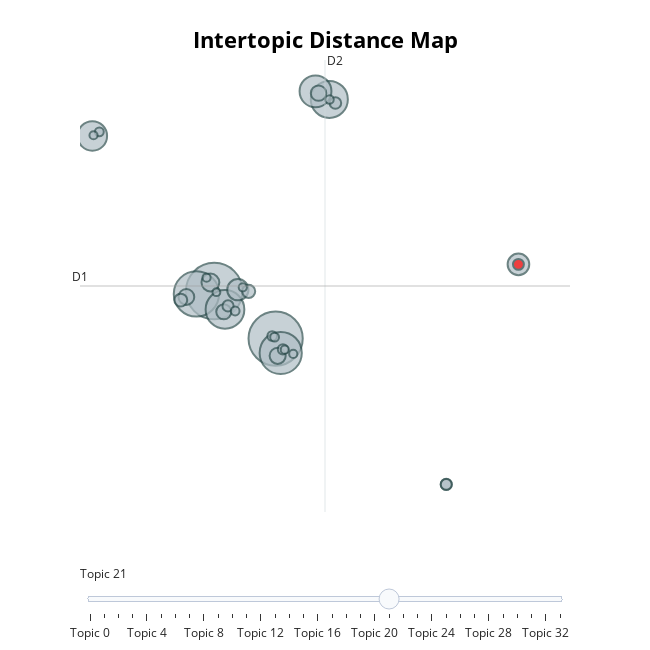

Here is the notebook cell this chart was saved with:
### Code cell
topic_model.visualize_topics()

### Figure 1 — Plotly figure (JSON) as saved in the notebook; plotly's stock layout.template omitted (floating-point values rounded to 4 significant figures)
{"data": [{"customdata": [[0, "klimaschutz | dazu | uns | sagen | müssen", 615], [1, "klimaschutz | deutschland | uns | bundesregierung | emissionshandel", 565], [2, "haushalt | jetzt | milliarden | uns | geld", 394], [3, "europäische | europäischen | deutschland | europa | euro", 342], [4, "energiepolitik | kernenergie | atomenergie | erneuerbaren | energien", 288], [5, "gesagt | doch | sagen | weil | sondern", 264], [6, "petitionsausschusses | ausschusses | ausschuss | gegenstimmen | gesetzentwurf", 195], [7, "verkehrspolitik | mobilität | verkehr | uns | bundesregierung", 167], [8, "wohnraum | wohnungen | wohngeld | uns | deutschland", 90], [9, "konferenz | klimaschutz | kioto | bundesregierung | internationalen", 87], [10, "forstwirtschaft | wäldern | wälder | urwälder | wald", 61], [11, "ukraine | russland | europa | krieg | deutschland", 50], [12, "krise | bundesregierung | milliarden | uns | jetzt", 48], [13, "entwicklungspolitik | weil | uns | aber | sondern", 46], [14, "innovationen | technologien | bundesregierung | hightech | industrie", 44], [15, "konferenz | ländern | afrika | entwicklungsländern | entwicklungsländer", 33], [16, "pandemie | coronapandemie | krise | klimaschutz | uns", 32], [17, "senioren | abgeordneten | abgeordnete | abgeordneter | geburtstag", 26], [18, "fukushima | katastrophe | tschernobyl | atomausstieg | kernkraftwerke", 24], [19, "energieversorgung | energiewende | energien | können | erneuerbaren", 24], [20, "weil | uns | haben | länder | heute", 23], [21, "stadtentwicklungspolitik | städtebauförderung | stadtentwicklung | stadtsanierung | städten", 23], [22, "maritime | maritimen | meerespolitik | schiffbau | ozeane", 20], [23, "biokraftstoffstrategie | biokraftstoff | biokraftstoffe | biokraftstoffen | biodiesel", 18], [24, "energiegewinnung | energieeffizienz | energiewende | energien | energie", 15], [25, "luftverkehrswirtschaft | luftverkehr | luftverkehrsstandort | flugverkehrs | flughafen", 15], [26, "klimafinanzierung | klimaschutzinitiative | klimaschutzmaßnahmen | klimaschutz | milliarden", 15], [27, "gesagt | minister | sagen | diesem | einem", 14], [28, "biodiversität | naturschutz | natur | biologischen | biologische", 13], [29, "bali | konferenz | entwicklungsländer | klimaschutz | bundesregierung", 13], [30, "tourismuspolitik | tourismuswirtschaft | tourismusbranche | tourismusstrategie | tourismus", 13], [31, "flüchtlinge | europäische | europäischen | europa | migration", 13], [32, "großbritannien | briten | brexit | europäische | europäischen", 13], [33, "demokratie | wahlrecht | bundesregierung | wir | uns", 12]], "hovertemplate": "<b>Topic %{customdata[0]}</b><br>%{customdata[1]}<br>Size: %{customdata[2]}", "legendgroup": "", "marker": {"color": ["#B0BEC5", "#B0BEC5", "#B0BEC5", "#B0BEC5", "#B0BEC5", "#B0BEC5", "#B0BEC5", "#B0BEC5", "#B0BEC5", "#B0BEC5", "#B0BEC5", "#B0BEC5", "#B0BEC5", "#B0BEC5", "#B0BEC5", "#B0BEC5", "#B0BEC5", "#B0BEC5", "#B0BEC5", "#B0BEC5", "#B0BEC5", "red", "#B0BEC5", "#B0BEC5", "#B0BEC5", "#B0BEC5", "#B0BEC5", "#B0BEC5", "#B0BEC5", "#B0BEC5", "#B0BEC5", "#B0BEC5", "#B0BEC5", "#B0BEC5"], "line": {"color": "DarkSlateGrey", "width": 2}, "size": [615, 565, 394, 342, 288, 264, 195, 167, 90, 87, 61, 50, 48, 46, 44, 33, 32, 26, 24, 24, 23, 23, 20, 18, 15, 15, 15, 14, 13, 13, 13, 13, 13, 12], "sizemode": "area", "sizeref": 0.3844, "symbol": "circle"}, "mode": "markers", "name": "", "orientation": "v", "showlegend": false, "type": "scatter", "x": [1.542, 3.939, 0.8465, 4.138, 1.962, 6.035, 5.496, -3.215, 13.42, 2.464, 1.393, 4.018, 0.455, 5.615, 1.917, 2.886, 0.2365, 6.272, 10.6, 2.082, 10.6, 13.42, 4.222, 3.804, 2.359, -2.942, 3.899, 6.042, 1.242, 2.656, -3.168, 4.298, 4.627, 1.627], "xaxis": "x", "y": [0.6074, -2.53, 0.4205, -3.479, -0.6007, 13.26, 13.79, 10.85, 2.371, 0.6986, 1.173, -3.667, 0.2184, 13.67, -0.759, 0.5894, 0.01284, 13.02, -12.15, -0.3697, -12.15, 2.371, -3.24, -2.357, -0.7073, 11.12, -2.432, 13.25, 1.491, 0.8548, 10.89, -3.261, -3.542, 0.5371], "yaxis": "y"}], "layout": {"annotations": [{"showarrow": false, "text": "D1", "x": -3.697, "y": 0.9432, "yshift": 10}, {"showarrow": false, "text": "D2", "x": 5.866, "xshift": 10, "y": 15.86}], "height": 650, "hoverlabel": {"bgcolor": "white", "font": {"family": "Rockwell", "size": 16}}, "legend": {"itemsizing": "constant", "tracegroupgap": 0}, "margin": {"t": 60}, "shapes": [{"line": {"color": "#CFD8DC", "width": 2}, "type": "line", "x0": 5.866, "x1": 5.866, "y0": -13.98, "y1": 15.86}, {"line": {"color": "#9E9E9E", "width": 2}, "type": "line", "x0": -3.697, "x1": 15.43, "y0": 0.9432, "y1": 0.9432}], "sliders": [{"active": 21, "pad": {"t": 50}, "steps": [{"args": [{"marker.color": [["red", "#B0BEC5", "#B0BEC5", "#B0BEC5", "#B0BEC5", "#B0BEC5", "#B0BEC5", "#B0BEC5", "#B0BEC5", "#B0BEC5", "#B0BEC5", "#B0BEC5", "#B0BEC5", "#B0BEC5", "#B0BEC5", "#B0BEC5", "#B0BEC5", "#B0BEC5", "#B0BEC5", "#B0BEC5", "#B0BEC5", "#B0BEC5", "#B0BEC5", "#B0BEC5", "#B0BEC5", "#B0BEC5", "#B0BEC5", "#B0BEC5", "#B0BEC5", "#B0BEC5", "#B0BEC5", "#B0BEC5", "#B0BEC5", "#B0BEC5"]]}], "label": "Topic 0", "method": "update"}, {"args": [{"marker.color": [["#B0BEC5", "red", "#B0BEC5", "#B0BEC5", "#B0BEC5", "#B0BEC5", "#B0BEC5", "#B0BEC5", "#B0BEC5", "#B0BEC5", "#B0BEC5", "#B0BEC5", "#B0BEC5", "#B0BEC5", "#B0BEC5", "#B0BEC5", "#B0BEC5", "#B0BEC5", "#B0BEC5", "#B0BEC5", "#B0BEC5", "#B0BEC5", "#B0BEC5", "#B0BEC5", "#B0BEC5", "#B0BEC5", "#B0BEC5", "#B0BEC5", "#B0BEC5", "#B0BEC5", "#B0BEC5", "#B0BEC5", "#B0BEC5", "#B0BEC5"]]}], "label": "Topic 1", "method": "update"}, {"args": [{"marker.color": [["#B0BEC5", "#B0BEC5", "red", "#B0BEC5", "#B0BEC5", "#B0BEC5", "#B0BEC5", "#B0BEC5", "#B0BEC5", "#B0BEC5", "#B0BEC5", "#B0BEC5", "#B0BEC5", "#B0BEC5", "#B0BEC5", "#B0BEC5", "#B0BEC5", "#B0BEC5", "#B0BEC5", "#B0BEC5", "#B0BEC5", "#B0BEC5", "#B0BEC5", "#B0BEC5", "#B0BEC5", "#B0BEC5", "#B0BEC5", "#B0BEC5", "#B0BEC5", "#B0BEC5", "#B0BEC5", "#B0BEC5", "#B0BEC5", "#B0BEC5"]]}], "label": "Topic 2", "method": "update"}, {"args": [{"marker.color": [["#B0BEC5", "#B0BEC5", "#B0BEC5", "red", "#B0BEC5", "#B0BEC5", "#B0BEC5", "#B0BEC5", "#B0BEC5", "#B0BEC5", "#B0BEC5", "#B0BEC5", "#B0BEC5", "#B0BEC5", "#B0BEC5", "#B0BEC5", "#B0BEC5", "#B0BEC5", "#B0BEC5", "#B0BEC5", "#B0BEC5", "#B0BEC5", "#B0BEC5", "#B0BEC5", "#B0BEC5", "#B0BEC5", "#B0BEC5", "#B0BEC5", "#B0BEC5", "#B0BEC5", "#B0BEC5", "#B0BEC5", "#B0BEC5", "#B0BEC5"]]}], "label": "Topic 3", "method": "update"}, {"args": [{"marker.color": [["#B0BEC5", "#B0BEC5", "#B0BEC5", "#B0BEC5", "red", "#B0BEC5", "#B0BEC5", "#B0BEC5", "#B0BEC5", "#B0BEC5", "#B0BEC5", "#B0BEC5", "#B0BEC5", "#B0BEC5", "#B0BEC5", "#B0BEC5", "#B0BEC5", "#B0BEC5", "#B0BEC5", "#B0BEC5", "#B0BEC5", "#B0BEC5", "#B0BEC5", "#B0BEC5", "#B0BEC5", "#B0BEC5", "#B0BEC5", "#B0BEC5", "#B0BEC5", "#B0BEC5", "#B0BEC5", "#B0BEC5", "#B0BEC5", "#B0BEC5"]]}], "label": "Topic 4", "method": "update"}, {"args": [{"marker.color": [["#B0BEC5", "#B0BEC5", "#B0BEC5", "#B0BEC5", "#B0BEC5", "red", "#B0BEC5", "#B0BEC5", "#B0BEC5", "#B0BEC5", "#B0BEC5", "#B0BEC5", "#B0BEC5", "#B0BEC5", "#B0BEC5", "#B0BEC5", "#B0BEC5", "#B0BEC5", "#B0BEC5", "#B0BEC5", "#B0BEC5", "#B0BEC5", "#B0BEC5", "#B0BEC5", "#B0BEC5", "#B0BEC5", "#B0BEC5", "#B0BEC5", "#B0BEC5", "#B0BEC5", "#B0BEC5", "#B0BEC5", "#B0BEC5", "#B0BEC5"]]}], "label": "Topic 5", "method": "update"}, {"args": [{"marker.color": [["#B0BEC5", "#B0BEC5", "#B0BEC5", "#B0BEC5", "#B0BEC5", "#B0BEC5", "red", "#B0BEC5", "#B0BEC5", "#B0BEC5", "#B0BEC5", "#B0BEC5", "#B0BEC5", "#B0BEC5", "#B0BEC5", "#B0BEC5", "#B0BEC5", "#B0BEC5", "#B0BEC5", "#B0BEC5", "#B0BEC5", "#B0BEC5", "#B0BEC5", "#B0BEC5", "#B0BEC5", "#B0BEC5", "#B0BEC5", "#B0BEC5", "#B0BEC5", "#B0BEC5", "#B0BEC5", "#B0BEC5", "#B0BEC5", "#B0BEC5"]]}], "label": "Topic 6", "method": "update"}, {"args": [{"marker.color": [["#B0BEC5", "#B0BEC5", "#B0BEC5", "#B0BEC5", "#B0BEC5", "#B0BEC5", "#B0BEC5", "red", "#B0BEC5", "#B0BEC5", "#B0BEC5", "#B0BEC5", "#B0BEC5", "#B0BEC5", "#B0BEC5", "#B0BEC5", "#B0BEC5", "#B0BEC5", "#B0BEC5", "#B0BEC5", "#B0BEC5", "#B0BEC5", "#B0BEC5", "#B0BEC5", "#B0BEC5", "#B0BEC5", "#B0BEC5", "#B0BEC5", "#B0BEC5", "#B0BEC5", "#B0BEC5", "#B0BEC5", "#B0BEC5", "#B0BEC5"]]}], "label": "Topic 7", "method": "update"}, {"args": [{"marker.color": [["#B0BEC5", "#B0BEC5", "#B0BEC5", "#B0BEC5", "#B0BEC5", "#B0BEC5", "#B0BEC5", "#B0BEC5", "red", "#B0BEC5", "#B0BEC5", "#B0BEC5", "#B0BEC5", "#B0BEC5", "#B0BEC5", "#B0BEC5", "#B0BEC5", "#B0BEC5", "#B0BEC5", "#B0BEC5", "#B0BEC5", "#B0BEC5", "#B0BEC5", "#B0BEC5", "#B0BEC5", "#B0BEC5", "#B0BEC5", "#B0BEC5", "#B0BEC5", "#B0BEC5", "#B0BEC5", "#B0BEC5", "#B0BEC5", "#B0BEC5"]]}], "label": "Topic 8", "method": "update"}, {"args": [{"marker.color": [["#B0BEC5", "#B0BEC5", "#B0BEC5", "#B0BEC5", "#B0BEC5", "#B0BEC5", "#B0BEC5", "#B0BEC5", "#B0BEC5", "red", "#B0BEC5", "#B0BEC5", "#B0BEC5", "#B0BEC5", "#B0BEC5", "#B0BEC5", "#B0BEC5", "#B0BEC5", "#B0BEC5", "#B0BEC5", "#B0BEC5", "#B0BEC5", "#B0BEC5", "#B0BEC5", "#B0BEC5", "#B0BEC5", "#B0BEC5", "#B0BEC5", "#B0BEC5", "#B0BEC5", "#B0BEC5", "#B0BEC5", "#B0BEC5", "#B0BEC5"]]}], "label": "Topic 9", "method": "update"}, {"args": [{"marker.color": [["#B0BEC5", "#B0BEC5", "#B0BEC5", "#B0BEC5", "#B0BEC5", "#B0BEC5", "#B0BEC5", "#B0BEC5", "#B0BEC5", "#B0BEC5", "red", "#B0BEC5", "#B0BEC5", "#B0BEC5", "#B0BEC5", "#B0BEC5", "#B0BEC5", "#B0BEC5", "#B0BEC5", "#B0BEC5", "#B0BEC5", "#B0BEC5", "#B0BEC5", "#B0BEC5", "#B0BEC5", "#B0BEC5", "#B0BEC5", "#B0BEC5", "#B0BEC5", "#B0BEC5", "#B0BEC5", "#B0BEC5", "#B0BEC5", "#B0BEC5"]]}], "label": "Topic 10", "method": "update"}, {"args": [{"marker.color": [["#B0BEC5", "#B0BEC5", "#B0BEC5", "#B0BEC5", "#B0BEC5", "#B0BEC5", "#B0BEC5", "#B0BEC5", "#B0BEC5", "#B0BEC5", "#B0BEC5", "red", "#B0BEC5", "#B0BEC5", "#B0BEC5", "#B0BEC5", "#B0BEC5", "#B0BEC5", "#B0BEC5", "#B0BEC5", "#B0BEC5", "#B0BEC5", "#B0BEC5", "#B0BEC5", "#B0BEC5", "#B0BEC5", "#B0BEC5", "#B0BEC5", "#B0BEC5", "#B0BEC5", "#B0BEC5", "#B0BEC5", "#B0BEC5", "#B0BEC5"]]}], "label": "Topic 11", "method": "update"}, {"args": [{"marker.color": [["#B0BEC5", "#B0BEC5", "#B0BEC5", "#B0BEC5", "#B0BEC5", "#B0BEC5", "#B0BEC5", "#B0BEC5", "#B0BEC5", "#B0BEC5", "#B0BEC5", "#B0BEC5", "red", "#B0BEC5", "#B0BEC5", "#B0BEC5", "#B0BEC5", "#B0BEC5", "#B0BEC5", "#B0BEC5", "#B0BEC5", "#B0BEC5", "#B0BEC5", "#B0BEC5", "#B0BEC5", "#B0BEC5", "#B0BEC5", "#B0BEC5", "#B0BEC5", "#B0BEC5", "#B0BEC5", "#B0BEC5", "#B0BEC5", "#B0BEC5"]]}], "label": "Topic 12", "method": "update"}, {"args": [{"marker.color": [["#B0BEC5", "#B0BEC5", "#B0BEC5", "#B0BEC5", "#B0BEC5", "#B0BEC5", "#B0BEC5", "#B0BEC5", "#B0BEC5", "#B0BEC5", "#B0BEC5", "#B0BEC5", "#B0BEC5", "red", "#B0BEC5", "#B0BEC5", "#B0BEC5", "#B0BEC5", "#B0BEC5", "#B0BEC5", "#B0BEC5", "#B0BEC5", "#B0BEC5", "#B0BEC5", "#B0BEC5", "#B0BEC5", "#B0BEC5", "#B0BEC5", "#B0BEC5", "#B0BEC5", "#B0BEC5", "#B0BEC5", "#B0BEC5", "#B0BEC5"]]}], "label": "Topic 13", "method": "update"}, {"args": [{"marker.color": [["#B0BEC5", "#B0BEC5", "#B0BEC5", "#B0BEC5", "#B0BEC5", "#B0BEC5", "#B0BEC5", "#B0BEC5", "#B0BEC5", "#B0BEC5", "#B0BEC5", "#B0BEC5", "#B0BEC5", "#B0BEC5", "red", "#B0BEC5", "#B0BEC5", "#B0BEC5", "#B0BEC5", "#B0BEC5", "#B0BEC5", "#B0BEC5", "#B0BEC5", "#B0BEC5", "#B0BEC5", "#B0BEC5", "#B0BEC5", "#B0BEC5", "#B0BEC5", "#B0BEC5", "#B0BEC5", "#B0BEC5", "#B0BEC5", "#B0BEC5"]]}], "label": "Topic 14", "method": "update"}, {"args": [{"marker.color": [["#B0BEC5", "#B0BEC5", "#B0BEC5", "#B0BEC5", "#B0BEC5", "#B0BEC5", "#B0BEC5", "#B0BEC5", "#B0BEC5", "#B0BEC5", "#B0BEC5", "#B0BEC5", "#B0BEC5", "#B0BEC5", "#B0BEC5", "red", "#B0BEC5", "#B0BEC5", "#B0BEC5", "#B0BEC5", "#B0BEC5", "#B0BEC5", "#B0BEC5", "#B0BEC5", "#B0BEC5", "#B0BEC5", "#B0BEC5", "#B0BEC5", "#B0BEC5", "#B0BEC5", "#B0BEC5", "#B0BEC5", "#B0BEC5", "#B0BEC5"]]}], "label": "Topic 15", "method": "update"}, {"args": [{"marker.color": [["#B0BEC5", "#B0BEC5", "#B0BEC5", "#B0BEC5", "#B0BEC5", "#B0BEC5", "#B0BEC5", "#B0BEC5", "#B0BEC5", "#B0BEC5", "#B0BEC5", "#B0BEC5", "#B0BEC5", "#B0BEC5", "#B0BEC5", "#B0BEC5", "red", "#B0BEC5", "#B0BEC5", "#B0BEC5", "#B0BEC5", "#B0BEC5", "#B0BEC5", "#B0BEC5", "#B0BEC5", "#B0BEC5", "#B0BEC5", "#B0BEC5", "#B0BEC5", "#B0BEC5", "#B0BEC5", "#B0BEC5", "#B0BEC5", "#B0BEC5"]]}], "label": "Topic 16", "method": "update"}, {"args": [{"marker.color": [["#B0BEC5", "#B0BEC5", "#B0BEC5", "#B0BEC5", "#B0BEC5", "#B0BEC5", "#B0BEC5", "#B0BEC5", "#B0BEC5", "#B0BEC5", "#B0BEC5", "#B0BEC5", "#B0BEC5", "#B0BEC5", "#B0BEC5", "#B0BEC5", "#B0BEC5", "red", "#B0BEC5", "#B0BEC5", "#B0BEC5", "#B0BEC5", "#B0BEC5", "#B0BEC5", "#B0BEC5", "#B0BEC5", "#B0BEC5", "#B0BEC5", "#B0BEC5", "#B0BEC5", "#B0BEC5", "#B0BEC5", "#B0BEC5", "#B0BEC5"]]}], "label": "Topic 17", "method": "update"}, {"args": [{"marker.color": [["#B0BEC5", "#B0BEC5", "#B0BEC5", "#B0BEC5", "#B0BEC5", "#B0BEC5", "#B0BEC5", "#B0BEC5", "#B0BEC5", "#B0BEC5", "#B0BEC5", "#B0BEC5", "#B0BEC5", "#B0BEC5", "#B0BEC5", "#B0BEC5", "#B0BEC5", "#B0BEC5", "red", "#B0BEC5", "#B0BEC5", "#B0BEC5", "#B0BEC5", "#B0BEC5", "#B0BEC5", "#B0BEC5", "#B0BEC5", "#B0BEC5", "#B0BEC5", "#B0BEC5", "#B0BEC5", "#B0BEC5", "#B0BEC5", "#B0BEC5"]]}], "label": "Topic 18", "method": "update"}, {"args": [{"marker.color": [["#B0BEC5", "#B0BEC5", "#B0BEC5", "#B0BEC5", "#B0BEC5", "#B0BEC5", "#B0BEC5", "#B0BEC5", "#B0BEC5", "#B0BEC5", "#B0BEC5", "#B0BEC5", "#B0BEC5", "#B0BEC5", "#B0BEC5", "#B0BEC5", "#B0BEC5", "#B0BEC5", "#B0BEC5", "red", "#B0BEC5", "#B0BEC5", "#B0BEC5", "#B0BEC5", "#B0BEC5", "#B0BEC5", "#B0BEC5", "#B0BEC5", "#B0BEC5", "#B0BEC5", "#B0BEC5", "#B0BEC5", "#B0BEC5", "#B0BEC5"]]}], "label": "Topic 19", "method": "update"}, {"args": [{"marker.color": [["#B0BEC5", "#B0BEC5", "#B0BEC5", "#B0BEC5", "#B0BEC5", "#B0BEC5", "#B0BEC5", "#B0BEC5", "#B0BEC5", "#B0BEC5", "#B0BEC5", "#B0BEC5", "#B0BEC5", "#B0BEC5", "#B0BEC5", "#B0BEC5", "#B0BEC5", "#B0BEC5", "#B0BEC5", "#B0BEC5", "red", "#B0BEC5", "#B0BEC5", "#B0BEC5", "#B0BEC5", "#B0BEC5", "#B0BEC5", "#B0BEC5", "#B0BEC5", "#B0BEC5", "#B0BEC5", "#B0BEC5", "#B0BEC5", "#B0BEC5"]]}], "label": "Topic 20", "method": "update"}, {"args": [{"marker.color": [["#B0BEC5", "#B0BEC5", "#B0BEC5", "#B0BEC5", "#B0BEC5", "#B0BEC5", "#B0BEC5", "#B0BEC5", "#B0BEC5", "#B0BEC5", "#B0BEC5", "#B0BEC5", "#B0BEC5", "#B0BEC5", "#B0BEC5", "#B0BEC5", "#B0BEC5", "#B0BEC5", "#B0BEC5", "#B0BEC5", "#B0BEC5", "red", "#B0BEC5", "#B0BEC5", "#B0BEC5", "#B0BEC5", "#B0BEC5", "#B0BEC5", "#B0BEC5", "#B0BEC5", "#B0BEC5", "#B0BEC5", "#B0BEC5", "#B0BEC5"]]}], "label": "Topic 21", "method": "update"}, {"args": [{"marker.color": [["#B0BEC5", "#B0BEC5", "#B0BEC5", "#B0BEC5", "#B0BEC5", "#B0BEC5", "#B0BEC5", "#B0BEC5", "#B0BEC5", "#B0BEC5", "#B0BEC5", "#B0BEC5", "#B0BEC5", "#B0BEC5", "#B0BEC5", "#B0BEC5", "#B0BEC5", "#B0BEC5", "#B0BEC5", "#B0BEC5", "#B0BEC5", "#B0BEC5", "red", "#B0BEC5", "#B0BEC5", "#B0BEC5", "#B0BEC5", "#B0BEC5", "#B0BEC5", "#B0BEC5", "#B0BEC5", "#B0BEC5", "#B0BEC5", "#B0BEC5"]]}], "label": "Topic 22", "method": "update"}, {"args": [{"marker.color": [["#B0BEC5", "#B0BEC5", "#B0BEC5", "#B0BEC5", "#B0BEC5", "#B0BEC5", "#B0BEC5", "#B0BEC5", "#B0BEC5", "#B0BEC5", "#B0BEC5", "#B0BEC5", "#B0BEC5", "#B0BEC5", "#B0BEC5", "#B0BEC5", "#B0BEC5", "#B0BEC5", "#B0BEC5", "#B0BEC5", "#B0BEC5", "#B0BEC5", "#B0BEC5", "red", "#B0BEC5", "#B0BEC5", "#B0BEC5", "#B0BEC5", "#B0BEC5", "#B0BEC5", "#B0BEC5", "#B0BEC5", "#B0BEC5", "#B0BEC5"]]}], "label": "Topic 23", "method": "update"}, {"args": [{"marker.color": [["#B0BEC5", "#B0BEC5", "#B0BEC5", "#B0BEC5", "#B0BEC5", "#B0BEC5", "#B0BEC5", "#B0BEC5", "#B0BEC5", "#B0BEC5", "#B0BEC5", "#B0BEC5", "#B0BEC5", "#B0BEC5", "#B0BEC5", "#B0BEC5", "#B0BEC5", "#B0BEC5", "#B0BEC5", "#B0BEC5", "#B0BEC5", "#B0BEC5", "#B0BEC5", "#B0BEC5", "red", "#B0BEC5", "#B0BEC5", "#B0BEC5", "#B0BEC5", "#B0BEC5", "#B0BEC5", "#B0BEC5", "#B0BEC5", "#B0BEC5"]]}], "label": "Topic 24", "method": "update"}, {"args": [{"marker.color": [["#B0BEC5", "#B0BEC5", "#B0BEC5", "#B0BEC5", "#B0BEC5", "#B0BEC5", "#B0BEC5", "#B0BEC5", "#B0BEC5", "#B0BEC5", "#B0BEC5", "#B0BEC5", "#B0BEC5", "#B0BEC5", "#B0BEC5", "#B0BEC5", "#B0BEC5", "#B0BEC5", "#B0BEC5", "#B0BEC5", "#B0BEC5", "#B0BEC5", "#B0BEC5", "#B0BEC5", "#B0BEC5", "red", "#B0BEC5", "#B0BEC5", "#B0BEC5", "#B0BEC5", "#B0BEC5", "#B0BEC5", "#B0BEC5", "#B0BEC5"]]}], "label": "Topic 25", "method": "update"}, {"args": [{"marker.color": [["#B0BEC5", "#B0BEC5", "#B0BEC5", "#B0BEC5", "#B0BEC5", "#B0BEC5", "#B0BEC5", "#B0BEC5", "#B0BEC5", "#B0BEC5", "#B0BEC5", "#B0BEC5", "#B0BEC5", "#B0BEC5", "#B0BEC5", "#B0BEC5", "#B0BEC5", "#B0BEC5", "#B0BEC5", "#B0BEC5", "#B0BEC5", "#B0BEC5", "#B0BEC5", "#B0BEC5", "#B0BEC5", "#B0BEC5", "red", "#B0BEC5", "#B0BEC5", "#B0BEC5", "#B0BEC5", "#B0BEC5", "#B0BEC5", "#B0BEC5"]]}], "label": "Topic 26", "method": "update"}, {"args": [{"marker.color": [["#B0BEC5", "#B0BEC5", "#B0BEC5", "#B0BEC5", "#B0BEC5", "#B0BEC5", "#B0BEC5", "#B0BEC5", "#B0BEC5", "#B0BEC5", "#B0BEC5", "#B0BEC5", "#B0BEC5", "#B0BEC5", "#B0BEC5", "#B0BEC5", "#B0BEC5", "#B0BEC5", "#B0BEC5", "#B0BEC5", "#B0BEC5", "#B0BEC5", "#B0BEC5", "#B0BEC5", "#B0BEC5", "#B0BEC5", "#B0BEC5", "red", "#B0BEC5", "#B0BEC5", "#B0BEC5", "#B0BEC5", "#B0BEC5", "#B0BEC5"]]}], "label": "Topic 27", "method": "update"}, {"args": [{"marker.color": [["#B0BEC5", "#B0BEC5", "#B0BEC5", "#B0BEC5", "#B0BEC5", "#B0BEC5", "#B0BEC5", "#B0BEC5", "#B0BEC5", "#B0BEC5", "#B0BEC5", "#B0BEC5", "#B0BEC5", "#B0BEC5", "#B0BEC5", "#B0BEC5", "#B0BEC5", "#B0BEC5", "#B0BEC5", "#B0BEC5", "#B0BEC5", "#B0BEC5", "#B0BEC5", "#B0BEC5", "#B0BEC5", "#B0BEC5", "#B0BEC5", "#B0BEC5", "red", "#B0BEC5", "#B0BEC5", "#B0BEC5", "#B0BEC5", "#B0BEC5"]]}], "label": "Topic 28", "method": "update"}, {"args": [{"marker.color": [["#B0BEC5", "#B0BEC5", "#B0BEC5", "#B0BEC5", "#B0BEC5", "#B0BEC5", "#B0BEC5", "#B0BEC5", "#B0BEC5", "#B0BEC5", "#B0BEC5", "#B0BEC5", "#B0BEC5", "#B0BEC5", "#B0BEC5", "#B0BEC5", "#B0BEC5", "#B0BEC5", "#B0BEC5", "#B0BEC5", "#B0BEC5", "#B0BEC5", "#B0BEC5", "#B0BEC5", "#B0BEC5", "#B0BEC5", "#B0BEC5", "#B0BEC5", "#B0BEC5", "red", "#B0BEC5", "#B0BEC5", "#B0BEC5", "#B0BEC5"]]}], "label": "Topic 29", "method": "update"}, {"args": [{"marker.color": [["#B0BEC5", "#B0BEC5", "#B0BEC5", "#B0BEC5", "#B0BEC5", "#B0BEC5", "#B0BEC5", "#B0BEC5", "#B0BEC5", "#B0BEC5", "#B0BEC5", "#B0BEC5", "#B0BEC5", "#B0BEC5", "#B0BEC5", "#B0BEC5", "#B0BEC5", "#B0BEC5", "#B0BEC5", "#B0BEC5", "#B0BEC5", "#B0BEC5", "#B0BEC5", "#B0BEC5", "#B0BEC5", "#B0BEC5", "#B0BEC5", "#B0BEC5", "#B0BEC5", "#B0BEC5", "red", "#B0BEC5", "#B0BEC5", "#B0BEC5"]]}], "label": "Topic 30", "method": "update"}, {"args": [{"marker.color": [["#B0BEC5", "#B0BEC5", "#B0BEC5", "#B0BEC5", "#B0BEC5", "#B0BEC5", "#B0BEC5", "#B0BEC5", "#B0BEC5", "#B0BEC5", "#B0BEC5", "#B0BEC5", "#B0BEC5", "#B0BEC5", "#B0BEC5", "#B0BEC5", "#B0BEC5", "#B0BEC5", "#B0BEC5", "#B0BEC5", "#B0BEC5", "#B0BEC5", "#B0BEC5", "#B0BEC5", "#B0BEC5", "#B0BEC5", "#B0BEC5", "#B0BEC5", "#B0BEC5", "#B0BEC5", "#B0BEC5", "red", "#B0BEC5", "#B0BEC5"]]}], "label": "Topic 31", "method": "update"}, {"args": [{"marker.color": [["#B0BEC5", "#B0BEC5", "#B0BEC5", "#B0BEC5", "#B0BEC5", "#B0BEC5", "#B0BEC5", "#B0BEC5", "#B0BEC5", "#B0BEC5", "#B0BEC5", "#B0BEC5", "#B0BEC5", "#B0BEC5", "#B0BEC5", "#B0BEC5", "#B0BEC5", "#B0BEC5", "#B0BEC5", "#B0BEC5", "#B0BEC5", "#B0BEC5", "#B0BEC5", "#B0BEC5", "#B0BEC5", "#B0BEC5", "#B0BEC5", "#B0BEC5", "#B0BEC5", "#B0BEC5", "#B0BEC5", "#B0BEC5", "red", "#B0BEC5"]]}], "label": "Topic 32", "method": "update"}, {"args": [{"marker.color": [["#B0BEC5", "#B0BEC5", "#B0BEC5", "#B0BEC5", "#B0BEC5", "#B0BEC5", "#B0BEC5", "#B0BEC5", "#B0BEC5", "#B0BEC5", "#B0BEC5", "#B0BEC5", "#B0BEC5", "#B0BEC5", "#B0BEC5", "#B0BEC5", "#B0BEC5", "#B0BEC5", "#B0BEC5", "#B0BEC5", "#B0BEC5", "#B0BEC5", "#B0BEC5", "#B0BEC5", "#B0BEC5", "#B0BEC5", "#B0BEC5", "#B0BEC5", "#B0BEC5", "#B0BEC5", "#B0BEC5", "#B0BEC5", "#B0BEC5", "red"]]}], "label": "Topic 33", "method": "update"}]}], "title": {"font": {"color": "Black", "size": 22}, "text": "<b>Intertopic Distance Map</b>", "x": 0.5, "xanchor": "center", "y": 0.95, "yanchor": "top"}, "width": 650, "xaxis": {"anchor": "y", "autorange": false, "domain": [0, 1], "range": [-3.697, 15.43], "title": {"text": ""}, "type": "linear", "visible": false}, "yaxis": {"anchor": "x", "autorange": false, "domain": [0, 1], "range": [-13.98, 15.86], "title": {"text": ""}, "type": "linear", "visible": false}}}
